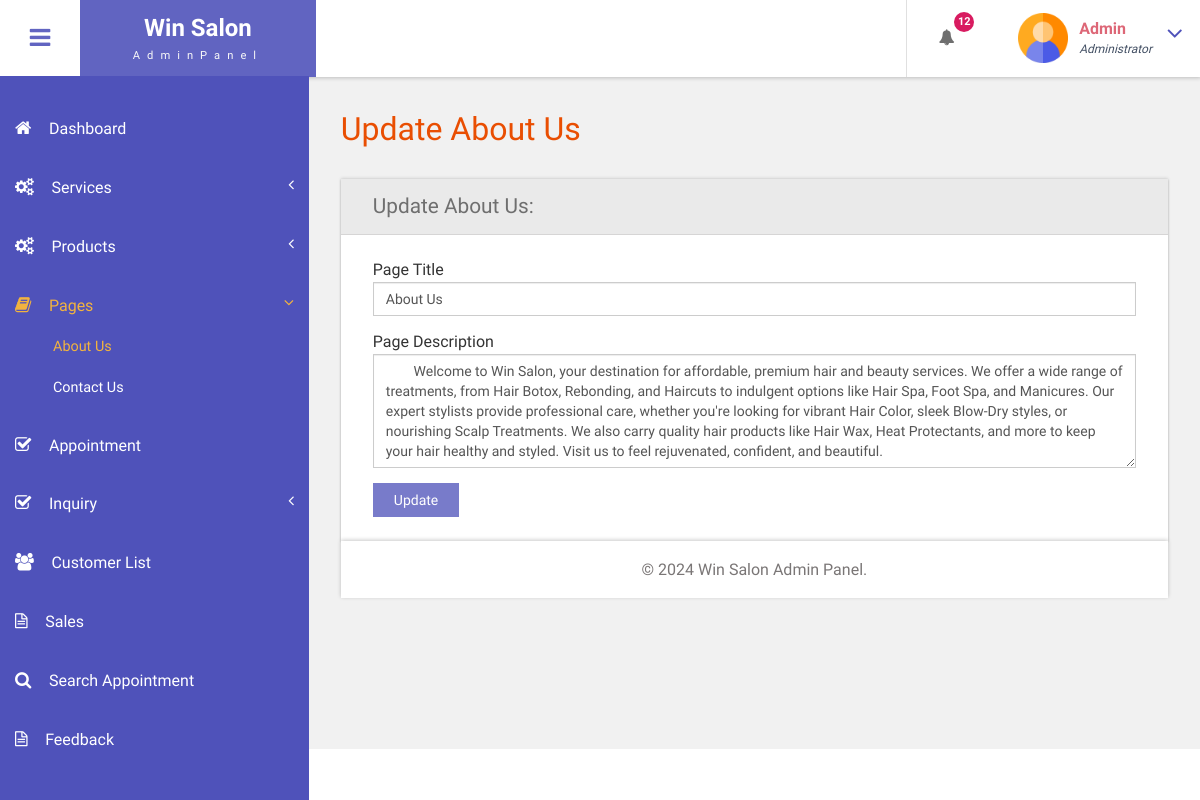
The page /bfs/admin/about-us.php (signed in) on the database its author committed.
### tables this page shows
CREATE TABLE `tblpage` (
  `ID` int(10) NOT NULL,
  `PageType` varchar(200) DEFAULT NULL,
  `PageTitle` mediumtext DEFAULT NULL,
  `PageDescription` mediumtext DEFAULT NULL,
  `Email` varchar(200) DEFAULT NULL,
  `MobileNumber` bigint(10) DEFAULT NULL,
  `UpdationDate` date DEFAULT NULL,
  `Timing` varchar(200) NOT NULL
);

### bfs/admin/about-us.php (the view, shortened to what this page needs)
<?php
include('includes/dbconnection.php');
if (strlen($_SESSION['bpmsaid']==0)) {
  header('location:logout.php');
  } else{
  ?>
<!DOCTYPE HTML>
<html>
<head>
<link href="css/bootstrap.css" rel='stylesheet' type='text/css' />
<link href="css/style.css" rel='stylesheet' type='text/css' />
<link href="css/font-awesome.css" rel="stylesheet">
<link href="css/animate.css" rel="stylesheet" type="text/css" media="all">
<link href="css/custom.css" rel="stylesheet">
</head>
<body class="cbp-spmenu-push">
	<div class="main-content">
		 <?php include_once('includes/sidebar.php');?>
	 <?php include_once('includes/header.php');?>
		<div id="page-wrapper">
			<div class="main-page">
				<div class="forms">
					<h3 class="title1">Update About Us</h3>
					<div class="form-grids row widget-shadow" data-example-id="basic-forms">
						<div class="form-title">
							<h4>Update About Us:</h4>
						</div>
						<div class="form-body">
							<form method="post">
  <?php
$ret=mysqli_query($con,"select * from  tblpage where PageType='aboutus'");
while ($row=mysqli_fetch_array($ret)) {
?>
							 <div class="form-group"> <label for="exampleInputEmail1">Page Title</label> <input type="text" class="form-control" name="pagetitle" id="pagetitle" value="<?php  echo $row['PageTitle'];?>" required="true"> </div> <div class="form-group"> <label for="exampleInputPassword1">Page Description</label> <textarea name="pagedes" id="pagedes" rows="5" class="form-control">
        <?php  echo $row['PageDescription'];?></textarea> </div>
							 <?php } ?>
							  <button type="submit" name="submit" class="btn btn-default">Update</button> </form>
						</div>
					</div>
			</div>
		</div>
		 <?php include_once('includes/footer.php');?>
	</div>
</body>
</html>
<?php } ?>

### bfs/admin/includes/header.php (shortened to what this page needs)
<div class="sticky-header header-section ">
      <div class="header-left">
        <button id="showLeftPush"><i class="fa fa-bars"></i></button>
        <div class="logo">
          <a href="index.html">
            <h1>Win Salon</h1>
            <span>AdminPanel</span>
          </a>
        </div>
      </div>
      <div class="header-right">
        <div class="profile_details_left">
          <ul class="nofitications-dropdown">
            <?php
            $ret1 = mysqli_query($con, "SELECT tbluser.FirstName, tbluser.LastName, tblbook.ID as bid, tblbook.AptNumber
                            FROM tblbook
                            JOIN tbluser ON tbluser.ID = tblbook.UserID
                            WHERE tblbook.Status IS NULL
                            ORDER BY tblbook.ID DESC");
            $num = mysqli_num_rows($ret1);
            ?>
            <li class="dropdown head-dpdn">
              <a href="#" class="dropdown-toggle" data-toggle="dropdown" aria-expanded="false"><i class="fa fa-bell"></i><span class="badge blue"><?php echo $num;?></span></a>
            </li>
          </ul>
          <div class="clearfix"> </div>
        </div>
        <div class="profile_details">
        <?php
$adid=$_SESSION['bpmsaid'];
$ret=mysqli_query($con,"select AdminName from tbladmin where ID='$adid'");
$row=mysqli_fetch_array($ret);
$name=$row['AdminName'];
?>
          <ul>
            <li class="dropdown profile_details_drop">
              <a href="#" class="dropdown-toggle" data-toggle="dropdown" aria-expanded="false">
                <div class="profile_img">
                  <span class="prfil-img"><img src="images/admin.png" alt="" width="50" height="50"> </span>
                  <div class="user-name">
                    <p><?php echo $name; ?></p>
                    <span>Administrator</span>
                  </div>
                  <i class="fa fa-angle-down lnr"></i>
                  <div class="clearfix"></div>
                </div>
              </a>
            </li>
          </ul>
        </div>
      </div>
      <div class="clearfix"> </div>
    </div>

### bfs/admin/css/style.css (style rules this page uses)
h4, h5, h6, h1, h2, h3 { margin: 0; }
ul, ol { margin: 0; }
p { margin: 0; }
html, body { font-family: 'Roboto Condensed', sans-serif; font-size: 100%; overflow-x: hidden; background: #fff; }
body a { transition: 0.5s all ease; -webkit-transition: 0.5s all ease; -moz-transition: 0.5s all ease; -o-transition: 0.5s all ease; -ms-transition: 0.5s all ease; text-decoration:none; }
h1,h2,h3,h4,h5,h6 { margin:0; }
p { margin:0; }
ul,label { margin:0; padding:0; }
.main-content { position: relative; }
.sticky-header { position: fixed; top: 0; left:0px; width: 100%; z-index: 100; }
.header-section { background:#FFF; box-shadow: 1px 1px 4px rgba(0, 0, 0, 0.21); -webkit-box-shadow: 1px 1px 4px rgba(0, 0, 0, 0.21); -moz-box-shadow: 1px 1px 4px rgba(0, 0, 0, 0.21); -o-box-shadow: 1px 1px 4px rgba(0, 0, 0, 0.21); }
.header-section::after { clear: both; display: block; content: ''; }
.header-left { float: left; width: 45%; }
.header-right { float: right; }
button#showLeftPush { font-size: 1.5em; width: 80px; padding: 0.87em 0; text-align: center; cursor: pointer; float: left; color: #6F6F6F; -moz-transition: all 0.2s ease-out 0s; -webkit-transition: all 0.2s ease-out 0s; transition: all 0.2s ease-out 0s; border: none; background-color: #fff; outline:none; }
.cbp-spmenu-push { overflow-x: hidden; position: relative; }
.cbp-spmenu, .cbp-spmenu-push { -webkit-transition: all 0.3s ease; -moz-transition: all 0.3s ease; transition: all 0.3s ease; }
.cbp-spmenu-push div#page-wrapper { margin: 0 0 0 19.3em; transition:.5s all; -webkit-transition:.5s all; -moz-transition:.5s all; }
.fa { display: inline-block; font-family: FontAwesome; font-style: normal; font-weight: normal; line-height: 1; -webkit-font-smoothing: antialiased; -moz-osx-font-smoothing: grayscale; }
.logo { background: #6164C1; text-align: center; float: left; }
.logo a { padding: 0.9em 3.3em .7em; display: block; text-decoration: none; }
.logo a h1 { color: #fff; font-size: 1.5em; line-height: 1.2em; font-weight: 700; }
.logo a span { color: #F8F8F8; font-size: .7em; text-align: center; letter-spacing: 7px; }
.profile_details_left { float: left; }
li.dropdown.head-dpdn { display: inline-block; padding: 1.7em 0; border-left: 1px solid #E0E0E0; float: left; }
li.dropdown.head-dpdn a.dropdown-toggle { padding: 1.7em 2em; }
i.fa.fa-bell { color:#6F6F6F; }
.header-right span.badge { font-size: 11px; font-weight: bold; color: #FFF; background: #8BC34A; line-height: 15px; width: 20px; height: 20px; border-radius: 2em; -webkit-border-radius: 2em; -moz-border-radius: 2em; -o-border-radius: 2em; text-align: center; display: inline-block; position: absolute; top: 16%; padding: 2px 0 0; }
.header-right span.blue { background-color:#D81B60; }
.profile_details { float: right; }
.profile_details_drop a.dropdown-toggle { display:block; padding: 0.8em 3em 0 2em; }
.profile_img span.prfil-img { float:left; }
.user-name { float:left; margin-top:8px; margin-left:11px; height:35px; }
.profile_details ul li { list-style-type:none; position:relative; }
.profile_details li a i.fa.lnr { position: absolute; top: 34%; right: 8%; color: #4F52BA; font-size: 1.6em; }
.user-name p { font-size:1em; color:#DD6777; line-height:1em; font-weight:700; }
.user-name span { font-size: .75em; font-style: italic; color: #424f63; font-weight: normal; margin-top: .3em; }
.charts,.row { margin: 2em 0 0; }
.widget-shadow { background-color: #fff; box-shadow: 0 -1px 3px rgba(0,0,0,.12),0 1px 2px rgba(0,0,0,.24); -webkit-box-shadow: 0 -1px 3px rgba(0,0,0,.12),0 1px 2px rgba(0,0,0,.24); -moz-box-shadow: 0 -1px 3px rgba(0,0,0,.12),0 1px 2px rgba(0,0,0,.24); }
h3.title1 { font-size: 2em; color: #e94e02; margin-bottom: 0.8em; }
.forms h3.title1 { margin-bottom:0; }
.forms h4 { font-size: 1.3em; color: #6F6F6F; }
.form-title { padding: 1em 2em; background-color: #EAEAEA; border-bottom: 1px solid #D6D5D5; }
.form-body { padding: 1.5em 2em; }
.forms label { font-weight: 400; }
.form-control { border-radius: inherit; }
.forms button.btn.btn-default { background-color: rgba(97, 100, 193, 0.85); color: #fff; padding: .5em 1.5em; border: none; outline:none; border-radius: inherit; }

### bfs/admin/css/custom.css (style rules this page uses)
#page-wrapper { padding:7em 2em 2.5em; background-color: #F1F1F1; }

### rows shown on the page
tblpage: pagetitle "About Us", pagedes "Welcome to Win Salon, your destination for affordable, premium hair and beauty services. We offer a wide range of treatments, from Hair Botox, Rebonding, and Haircuts to indulgent options like Hair Spa, Foot Spa, and Manicures. Our expert stylists provide professional care, whether you're looking for vibrant Hair Color, sleek Blow-Dry styles, or nourishing Scalp Treatments. We also carry quality hair products like Hair Wax, Heat Protectants, and more to keep your hair healthy and styled. Visit us to feel rejuvenated, confident, and beautiful."

### other values the page prints
$num "12"
$name "Admin"
